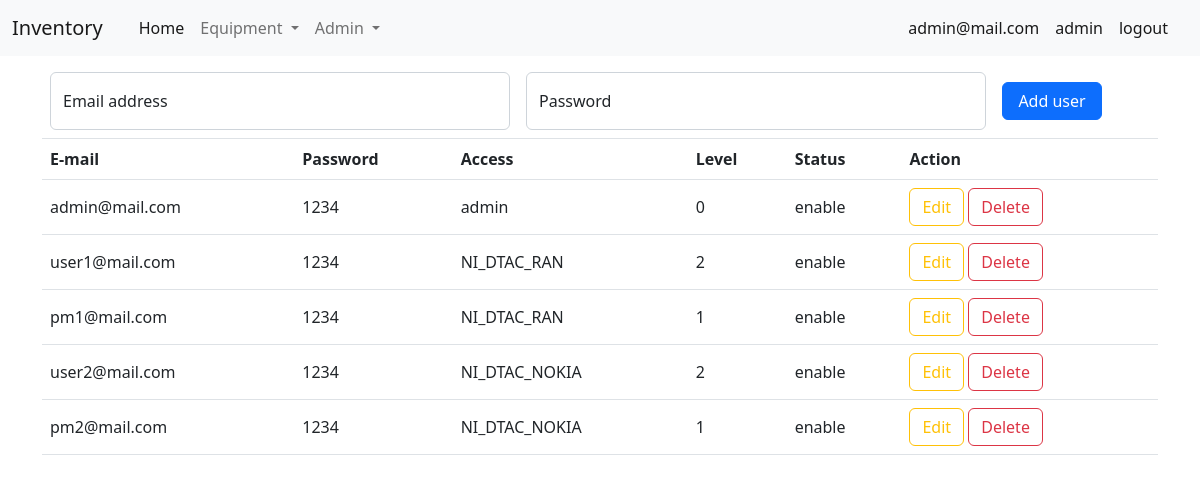
Before: /admin/user (signed in) with the older database file.
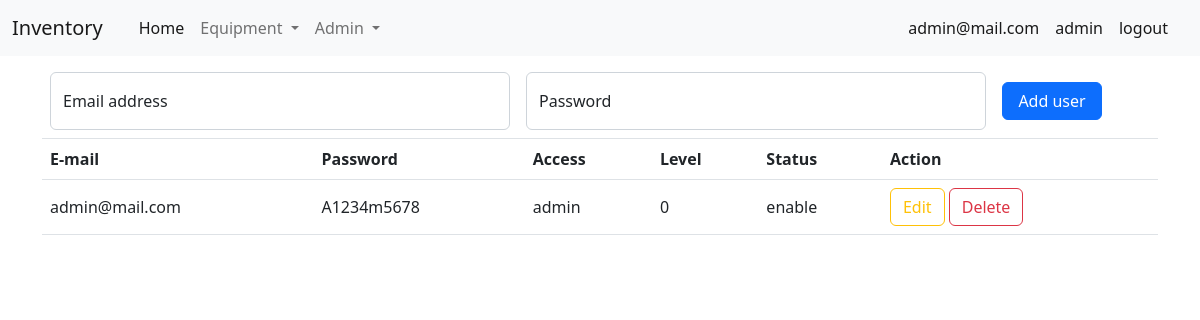
After: the same page with the newer database file.
### tables this page shows
CREATE TABLE "tb_userlogin" (
	"no"	INTEGER NOT NULL,
	"email"	TEXT,
	"password"	TEXT,
	"access"	TEXT,
	"status"	TEXT,
	"level"	TEXT,
	PRIMARY KEY("no")
);

### app_admin.py (the view)
@app_admin.route("/admin/user")
def page_user():
    if "email" not in session:
        return redirect("/login")
    else:
        con = sqlite3.connect("db/db.db")
        cur = con.cursor()
        sql_1 = 'select * from tb_userlogin'
        curs = cur.execute(sql_1)
        data = curs.fetchall()
        sql_2 = 'select * from tb_access'
        curs = cur.execute(sql_2)
        access = curs.fetchall()
        con.close()
        return render_template("admin/user.html", data=data, access=access)

### templates/admin/user.html (shortened to what this page needs)
<!DOCTYPE html>
<html lang="en">
<head>
    <link rel="stylesheet" href="/static/css/bootstrap_5-2-2.css">
</head>
<body>
    {% include "/menu.html" %}
    <div class="container mt-3">
        <form action="/admin/user/fn_add_user" method="POST" class="d-flex m-2 align-items-center">
            <div class="form-floating me-3">
                <input type="email" style="width: 460px;" class="form-control" id="" placeholder="name@example.com"
                    name="email" required>
                <label for="floatingInput">Email address</label>
            </div>
            <div class="form-floating me-3">
                <input type="password" style="width: 460px;" class="form-control" id="floatingPassword"
                    placeholder="Password" name="password" required>
                <label for="floatingPassword">Password</label>
            </div>
            <div class="">
                <button type="submit" class="btn btn-primary" style="width: 100px;">Add user</button>
            </div>
        </form>
    </div>
    <div class="container">
        <table class="table border-top">
            <thead>
                <tr>
                    <th scope="col">E-mail</th>
                    <th scope="col">Password</th>
                    <th scope="col">Access</th>
                    <th scope="col">Level</th>
                    <th scope="col">Status</th>
                    <th scope="col">Action</th>
                </tr>
            </thead>
            <tbody>
                {% for row in data %}
                <tr>
                    <td class="align-middle">{{row[1]}}</td>
                    <td class="align-middle">{{row[2]}}</td>
                    <td class="align-middle">{{row[3]}}</td>
                    <td class="align-middle">{{row[5]}}</td>
                    <td class="align-middle">{{row[4]}}</td>
                    <td>
                        <button type="button" class="btn btn-outline-warning" data-bs-toggle="modal"
                            data-bs-target="#staticBackdrop{{row[0]}}">
                            Edit
                        </button>
                        <button type="button" class="btn btn-outline-danger" data-bs-toggle="modal"
                            data-bs-target="#exampleModal{{row[0]}}">
                            Delete
                        </button>
                    </td>
                </tr>
                {% endfor %}
            </tbody>
        </table>
    </div>
</body>
</html>

### templates/menu.html (shortened to what this page needs)
<nav class="navbar navbar-expand-lg bg-light">
    <div class="container-fluid">
        <a class="navbar-brand" href="/">Inventory {{list_store}}</a>
        <div class="collapse navbar-collapse" id="navbarSupportedContent">
            <div class="container">
                <ul class="navbar-nav me-auto mb-2 mb-lg-0">
                    <li class="nav-item">
                        <a class="nav-link active" aria-current="page" href="/">Home</a>
                    </li>
                    <li class="nav-item dropdown">
                        <a class="nav-link dropdown-toggle" href="#" role="button" data-bs-toggle="dropdown"
                            aria-expanded="false">
                            Equipment
                        </a>
                    </li>
                    {% if session["access"] == "admin" %}
                    <li class="nav-item dropdown">
                        <a class="nav-link dropdown-toggle" href="#" role="button" data-bs-toggle="dropdown"
                            aria-expanded="false">
                            Admin
                        </a>
                    </li>
                    {% endif %}
                </ul>
            </div>
            <div class="container">
                <ul class="navbar-nav me-auto mb-2 mb-lg-0 d-flex justify-content-end">
                    <li class="nav-item">
                        <a class="nav-link active" aria-current="page">{{session["email"]}}</a>
                    </li>
                    <li class="nav-item">
                        <a class="nav-link active" aria-current="page">{{session["access"]}}</a>
                    </li>
                    <li class="nav-item">
                        <a class="nav-link active" aria-current="page" href="/fn_logout">logout</a>
                    </li>
                </ul>
            </div>
        </div>
    </div>
</nav>

Changed rows visible on the page:
removed tb_userlogin: email "user1@mail.com", password "1234", access "NI_DTAC_RAN", level "2", status "enable"
removed tb_userlogin: email "pm1@mail.com", password "1234", access "NI_DTAC_RAN", level "1", status "enable"
removed tb_userlogin: email "user2@mail.com", password "1234", access "NI_DTAC_NOKIA", level "2", status "enable"
removed tb_userlogin: email "pm2@mail.com", password "1234", access "NI_DTAC_NOKIA", level "1", status "enable"
changed tb_userlogin "admin@mail.com": password "1234" → "A1234m5678"
